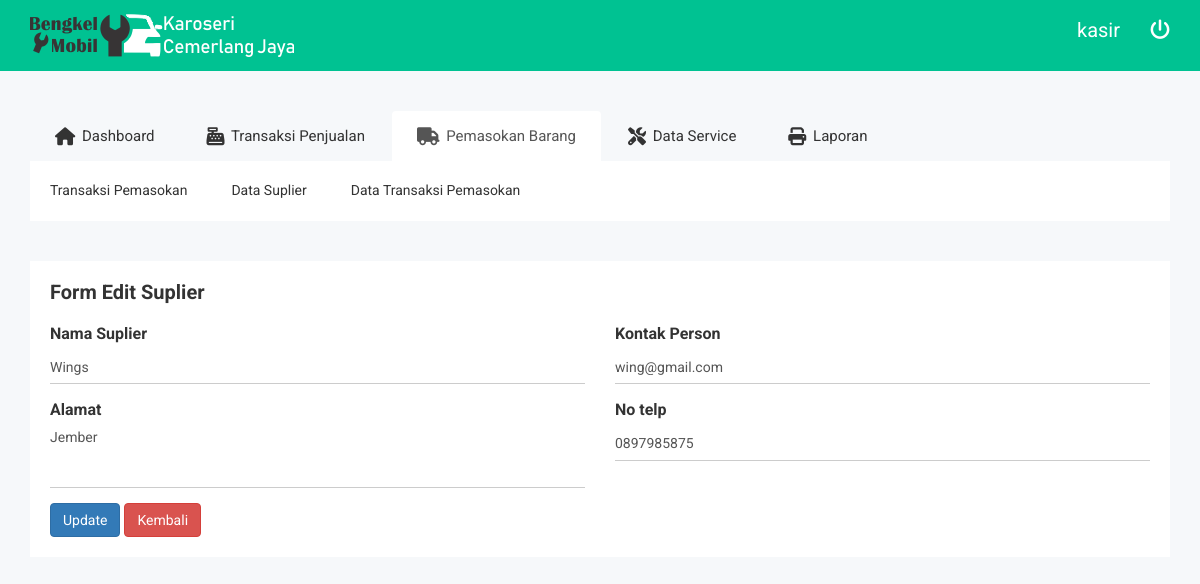
Screenshot of /kasir.php?halaman=edit_suplier&id=S001 (signed in) with the database file from the repository.
### tables this page shows
CREATE TABLE `suplier` (
  `kode_suplier` char(4) NOT NULL,
  `nama_suplier` varchar(50) NOT NULL,
  `alamat` text NOT NULL,
  `kontak_person` text NOT NULL,
  `telp` varchar(20) NOT NULL
);

### master/suplier/edit.php (the view, shortened to what this page needs)
<?php
$id = $_GET['id'];
$query = mysqli_query($koneksi, "SELECT * FROM suplier WHERE kode_suplier='$id'");
?>
<div class="form-element-list">
  <div class="basic-tb-hd">
    <h2>Form Edit Suplier</h2>
  </div>
  <?php
  foreach ($query as $data) {
    ?>
  <form action="" method="post">
    <div class="row">
      <div class="col-lg-6 col-md-6 col-sm-6 col-xs-12">
        <label for="">Nama Suplier</label>
        <div class="form-group">
          <div class="nk-int-st">
            <input type="text" name="nama_suplier" class="form-control" placeholder="Isi form nama Suplier" required=""
              maxlength="50" oninvalid="this.setCustomValidity('Nama Wajib Diisi')" oninput="setCustomValidity('')"
              value="<?= $data['nama_suplier'] ?>">
          </div>
        </div>
      </div>
      <div class="col-lg-6 col-md-6 col-sm-6 col-xs-12">
        <label for="">Kontak Person</label>
        <div class="form-group">
          <div class="nk-int-st">
            <input type="text" name="kontak_person" class="form-control" placeholder="Isi form Kontak Person"
              required="" oninvalid="this.setCustomValidity('Kontak Wajib Diisi')" oninput="setCustomValidity('')"
              value="<?= $data['kontak_person'] ?>">
          </div>
        </div>
      </div>
    </div>
    <div class="row">
      <div class="col-lg-6 col-md-6 col-sm-6 col-xs-12">
        <label for="">Alamat</label>
        <div class="form-group">
          <div class="nk-int-st">
            <textarea class="form-control" id="alamat" name="alamat" placeholder="Isi form Alamat" rows="3" required=""
              oninvalid="this.setCustomValidity('Alamat Wajib Diisi')"
              oninput="setCustomValidity('')"><?= $data['alamat'] ?></textarea>
          </div>
        </div>
      </div>
      <div class="col-lg-6 col-md-6 col-sm-6 col-xs-12">
        <label for="">No telp</label>
        <div class="form-group">
          <div class="nk-int-st">
            <input type="text" onkeypress="return hanyaAngka(event)" name="telp" class="form-control"
              placeholder="Isi form No telp" required="" maxlength="20"
              oninvalid="this.setCustomValidity('No Telepon Wajib Diisi & Harus Angka')" oninput="setCustomValidity('')"
              value="<?= $data['telp'] ?>">
          </div>
        </div>
      </div>
    </div>
    <button type="submit" name="update" class="btn btn-primary">Update</button>
    <a href="kasir.php?halaman=v_suplier" class="btn btn-danger">Kembali</a>
  </form>
</div>
<?php } ?>

### assets/template2/css/themesaller-forms.css (style rules this page uses)
html, body { border: 0; margin: 0; padding: 0; font-size: 100%; vertical-align: baseline; font: inherit; }
body { margin: 0; padding: 0; background:url(../images/body_bg.jpg) no-repeat center top; }

### assets/template2/css/main.css (style rules this page uses)
html { color: #222; font-size: 1em; line-height: 1.4; }
textarea { resize: vertical; }

### rows the page displays
suplier: nama_suplier "Wings", kontak_person "wing@gmail.com", alamat "Jember", telp "0897985875"

### other values shown
$_SESSION['username'] "kasir"
